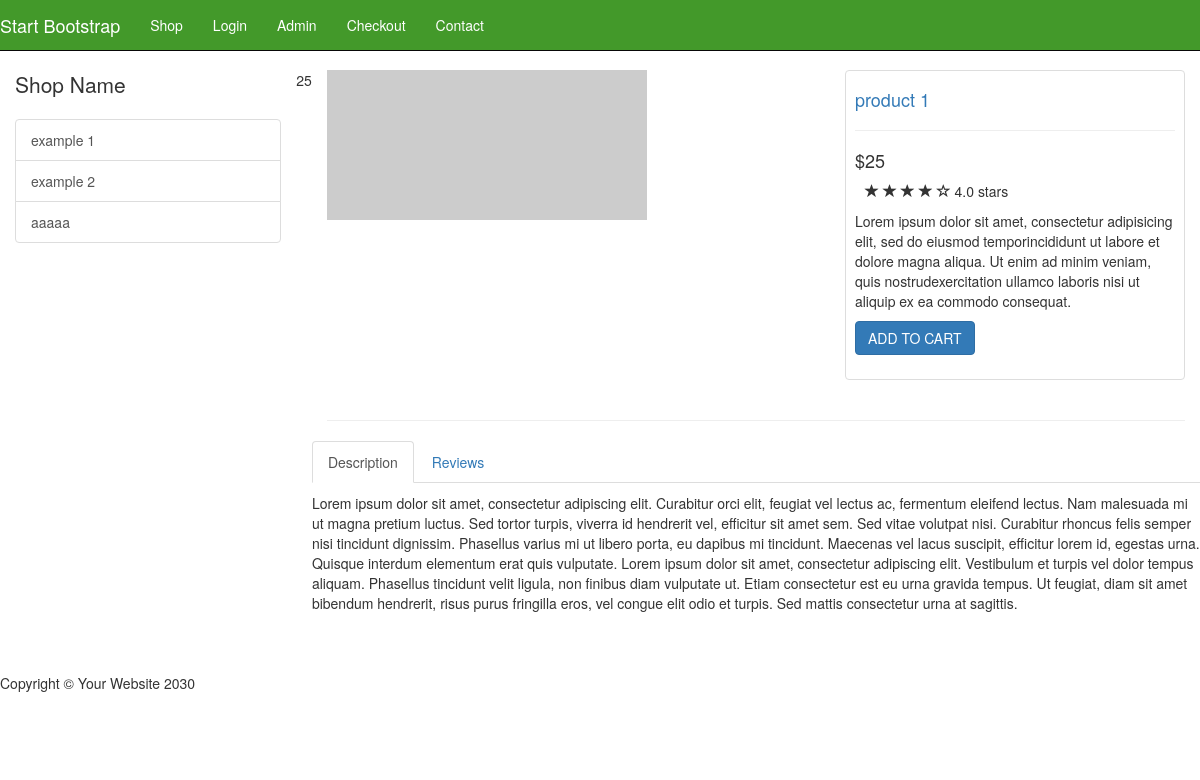
Page /item.php?id=1 on the earlier database version.
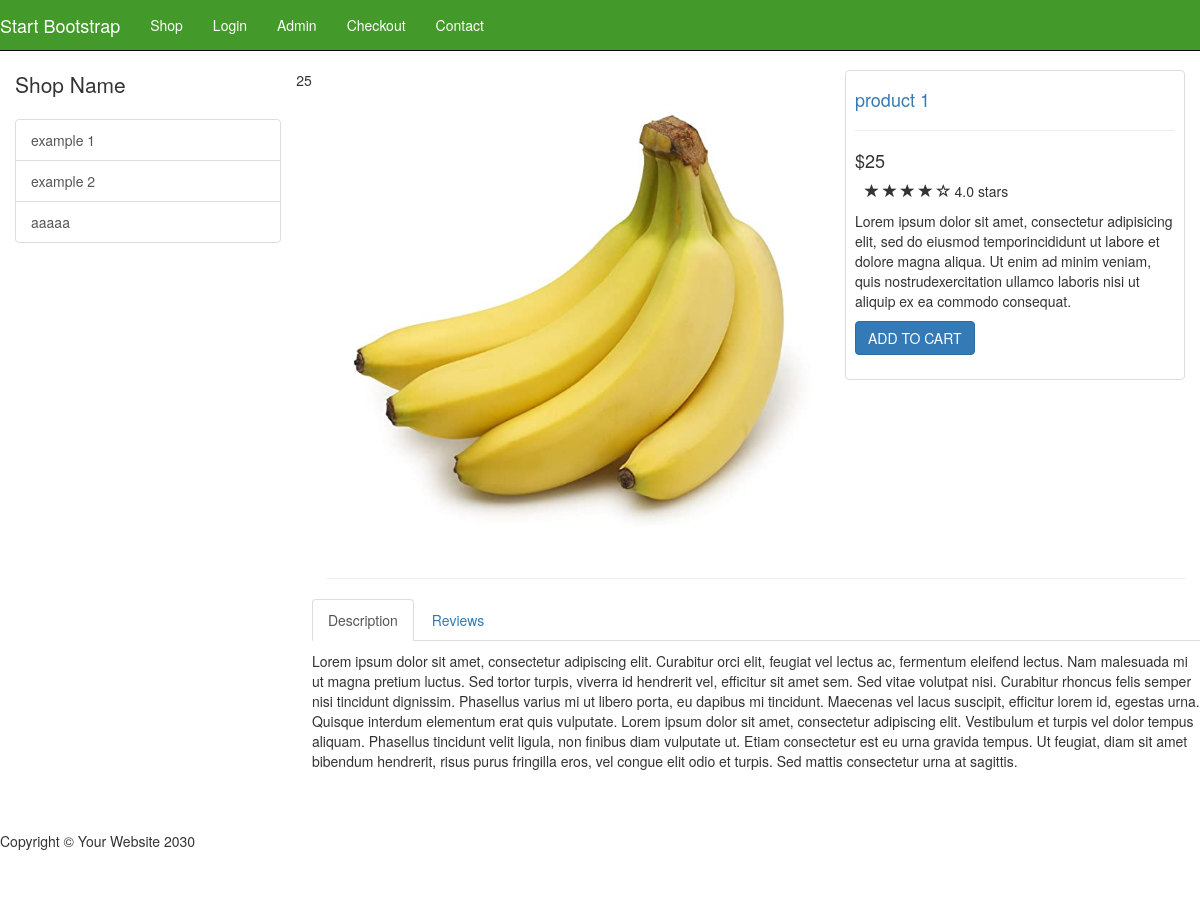
Same page on the later database version.
### tables this page shows
CREATE TABLE `categories` (
  `cat_id` int(11) NOT NULL,
  `cat_title` varchar(255) NOT NULL
);

CREATE TABLE `products` (
  `product_id` int(11) NOT NULL,
  `product_title` varchar(255) NOT NULL,
  `product_category_id` int(11) NOT NULL,
  `is_product_new` tinyint(1) NOT NULL,
  `is_product_sale` tinyint(1) NOT NULL,
  `product_current_price` double NOT NULL,
  `product_original_price` double NOT NULL,
  `product_rate` float NOT NULL,
  `product_description` text NOT NULL,
  `short_desc` text NOT NULL,
  `product_image` varchar(255) NOT NULL
);

### public/item.php (the view, shortened to what this page needs)
<?php include(TEMPLATE_FRONT . DS . "header.php") ?>
<div class="container">
    <?php include(TEMPLATE_FRONT . DS . "side_nav.php") ?>
    <?php
        $query = query("SELECT * FROM products WHERE product_id = " . escape_string($_GET['id']) . " " );
        while($row = fetch_array($query)):
            echo $row['product_current_price'];
    ?>
    <div class="col-md-9">
        <div class="row">
            <div class="col-md-7">
                <img class="img-responsive" src="<?php echo $row['product_image']; ?>" alt="">
            </div>
            <div class="col-md-5">
                <div class="thumbnail">
                    <div class="caption-full">
                        <h4><a href="#"><?php echo $row['product_title']; ?></a></h4>
                        <hr>
                        <h4 class=""><?php echo "&#36;" . $row['product_current_price']; ?></h4>
                        <div class="ratings">
                            <p>
                                <span class="glyphicon glyphicon-star"></span>
                                <span class="glyphicon glyphicon-star"></span>
                                <span class="glyphicon glyphicon-star"></span>
                                <span class="glyphicon glyphicon-star"></span>
                                <span class="glyphicon glyphicon-star-empty"></span>
                                4.0 stars
                            </p>
                        </div>
                        <p><?php echo $row['short_desc']; ?></p>
                        <form action="">
                            <div class="form-group">
                                <input type="submit" class="btn btn-primary" value="ADD TO CART">
                            </div>
                        </form>
                    </div>
                </div>
            </div>
        </div>
        <hr>
        <div class="row">
            <div role="tabpanel">
                <ul class="nav nav-tabs" role="tablist">
                    <li role="presentation" class="active"><a href="#home" aria-controls="home" role="tab"
                            data-toggle="tab">Description</a></li>
                    <li role="presentation"><a href="#profile" aria-controls="profile" role="tab"
                            data-toggle="tab">Reviews</a></li>
                </ul>
                <div class="tab-content">
                    <div role="tabpanel" class="tab-pane active" id="home">
                        <p><?php echo $row['product_description']; ?></p>
                    </div>
                </div>
            </div>
        </div>
    </div>
    <?php endwhile; ?>
</div>
<?php include(TEMPLATE_FRONT . DS . "footer.php") ?>

### resource/templates/front/header.php (shortened to what this page needs)
<!DOCTYPE html>
<html lang="en">
<head>
    <link href="css/bootstrap.min.css" rel="stylesheet">
    <link href="css/shop-homepage.css" rel="stylesheet">
    <link href="css/style.css" rel="stylesheet">
</head>
<body>
    <nav class="navbar navbar-inverse navbar-fixed-top header" role="navigation">
        <?php include(TEMPLATE_FRONT . DS . "top_nav.php") ?>
    </nav>

### resource/templates/front/top_nav.php (shortened to what this page needs)
<div class="container">
    <div class="navbar-header">
        <a class="navbar-brand" href="index.php">Start Bootstrap</a>
    </div>
    <div class="collapse navbar-collapse" id="bs-example-navbar-collapse-1">
        <ul class="nav navbar-nav">
            <li>
                <a href="shop.php">Shop</a>
            </li>
            <li>
                <a href="login.php">Login</a>
            </li>
            <li>
                <a href="admin">Admin</a>
            </li>
            <li>
                <a href="checkout.html">Checkout</a>
            </li>
            <li>
                <a href="contact.html">Contact</a>
            </li>
        </ul>
    </div>
</div>

### resource/templates/front/side_nav.php
<div class="col-md-3">
    <p class="lead">Shop Name</p>
    <div class="list-group">
        <?php
           get_categories();
        ?>
    </div>
</div>

### resource/functions.php (shortened to what this page needs)
<?php
function query($sql) {
    global $connection;
    return mysqli_query($connection, $sql);
}
function escape_string($string){
    global $connection;
    return mysqli_real_escape_string($connection, $string);
}
function fetch_array($result){
    return mysqli_fetch_array($result);
}
function get_categories() {
            $query = query("SELECT * FROM categories");
            while($row = fetch_array($query)) {
                $categories_links = <<<DELIMETER
                <a href='category.php?cat=1&page=1&filter=0' class='list-group-item'>{$row['cat_title']}</a>
                DELIMETER;
                echo $categories_links;
            }
}
?>

### resource/templates/front/footer.php (shortened to what this page needs)
<div class="container">
        <footer>
            <div class="row">
                <div class="col-lg-12">
                    <p>Copyright &copy; Your Website 2030</p>
                </div>
            </div>
        </footer>
</div>
</body>
</html>

### public/css/shop-homepage.css (style rules this page uses)
body { padding-top: 70px; }
.ratings { padding-right: 10px; padding-left: 10px; color: #d17581; }
.thumbnail { padding: 0; }
.thumbnail .caption-full { padding: 9px; color: #333; }
footer { margin: 50px 0; }

### public/css/style.css (style rules this page uses)
* { margin: 0; padding: 0; box-sizing: border-box; color: #333333; }
.container { padding: 0; width: 100%; display: flex; }
.header { background-color: rgb(67, 153, 42); }
.header a { color: white!important; }

Differences in the rows shown:
changed products "product 1": product_image: picture added in place of a placeholder
